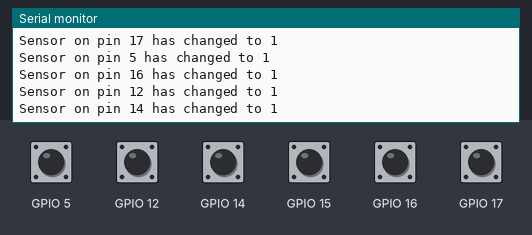
Recording of a sketch running on a simulated ESP32. On the bench: the last lines printed to the serial monitor. The inputs (shaded band) are chosen by the test bench; at power-on: GPIO 5, GPIO 12, GPIO 14–17 HIGH.

Above: at 1.2 s.
1.3 s: GPIO 5 pulled LOW for 0.15 s
At 2.6 s:
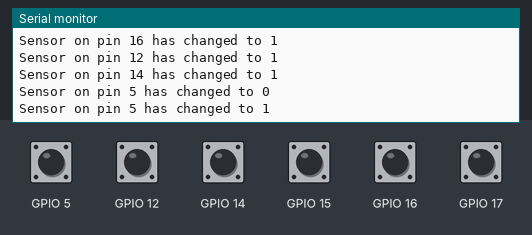
2.9 s: GPIO 12 pulled LOW for 0.15 s
At 3.9 s:
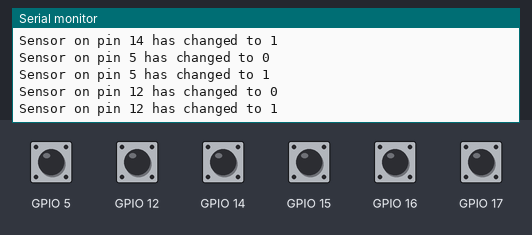
4.5 s: GPIO 14 pulled LOW for 0.15 s
At 5.2 s:
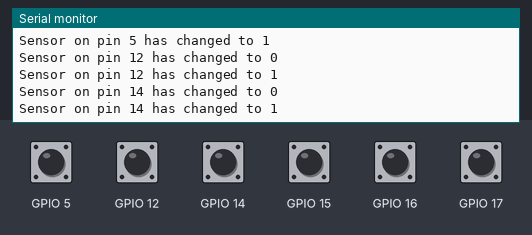
6.1 s: GPIO 15 pulled LOW for 0.15 s
At 7.4 s:
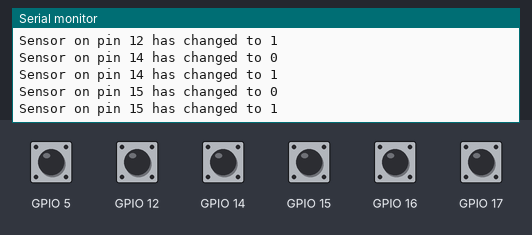
7.7 s: GPIO 16 pulled LOW for 0.15 s
At 8.8 s:
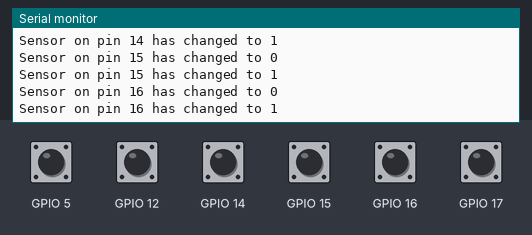
9.3 s: GPIO 17 pulled LOW for 0.15 s
At 10.0 s:
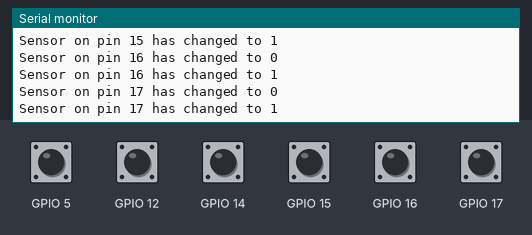
Timing chart, 0 to 11.9 s (numbered marks = the images above; inputs shaded):
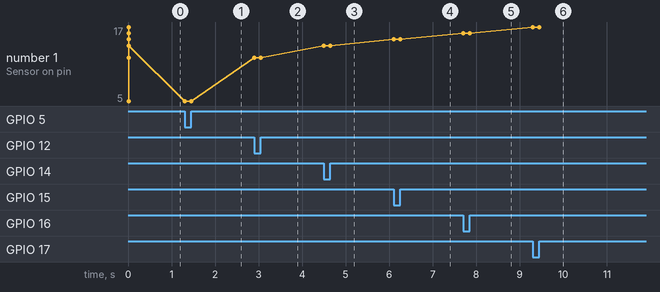

Measured:
- after the input at 1.3 s, the serial monitor: prints a new line at once (image 1)
- after the input at 2.9 s, the serial monitor: prints a new line at once (image 2)
- after the input at 4.5 s, the serial monitor: prints a new line at once (image 3)
- after the input at 6.1 s, the serial monitor: prints a new line at once (image 4)
- after the input at 7.7 s, the serial monitor: prints a new line at once (image 5)
- after the input at 9.3 s, the serial monitor: prints a new line at once (image 6)
- plotted number 1: 12 → 14 after the input at 4.5 s, 14 → 15 after the input at 6.1 s, 15 → 16 after the input at 7.7 s, 16 → 17 after the input at 9.3 s

The sketch:

ServoSet_ESP32.ino
```cpp
#include <ESP32Servo.h>
#include "Sensor.h"
#define NumberOfSensors 6

Servo myServo;
int servoPin = 0; // address of servo to be calibrated
int pwmChannel = -1;
String readString;
int pos;
int numberOfSensors = 6;
Sensor Sensors[NumberOfSensors];

void setup() {
  Serial.begin(115200);
  ESP32PWM::allocateTimer(0);
  ESP32PWM::allocateTimer(1);
  ESP32PWM::allocateTimer(2);
  ESP32PWM::allocateTimer(3);
  myServo.setPeriodHertz(50);    // standard 50 hz servo
  pos = 1500;
  initSensors();

  Serial.println("Set pin with 0p where 0 is pin number");
  //Serial.println("Set PWM channel with 0w where 0 is PWM channel");
  Serial.println("Set PWM value with 0x where 0 is PWM microseconds");
  delay(10);
}

void loop()
{
  while (Serial.available()) {
    char c = Serial.read();
    readString += c;
    delay(2);
  }
  if (readString.length() > 0) {
    //Handle pin set
    if (readString.indexOf('p') > 0) {
      if (myServo.attached()) myServo.detach();
      //servoPin = readString.substring(readString.indexOf('p')).toInt();
      servoPin = readString.toInt();
      //pwmChannel = myServo.attach(servoPin);
      Serial.println("Servo pin changed to " + String(servoPin) + " on channel " + String(pwmChannel));
    }
    if (readString.indexOf('x') > 0)
    {
      int pwmVal = readString.toInt();
      if (!myServo.attached()) pwmChannel = myServo.attach(servoPin);
      myServo.writeMicroseconds(pwmVal);
      delay(200);
      if (myServo.attached()) myServo.detach();
      Serial.println("Servo PWM value set to " + String(pwmVal) + " for pin " + String(servoPin) + " on channel " + String(pwmChannel));
    }
    readString = "";
  }

  CheckSensors();
}

void CheckSensors() {
  for (int i = 0;i<numberOfSensors;i++) {
    if (Sensors[i].UpdateSensor()) {
      Serial.println("Sensor on pin "+String(Sensors[i].pin)+" has changed to "+String(Sensors[i].lastKnownValue));
    }
  }

}

void initSensors() {
  Sensors[0] = Sensor(15, INPUT_PULLUP);
  Sensors[1] = Sensor(17, INPUT_PULLUP);
  Sensors[2] = Sensor(5, INPUT_PULLUP);
  Sensors[3] = Sensor(16, INPUT_PULLUP);
  Sensors[4] = Sensor(12, INPUT_PULLUP);
  Sensors[5] = Sensor(14, INPUT_PULLUP);

  for (int i = 0;i<numberOfSensors;i++) {
    Sensors[i].SetPinMode();
  }
}
```

Sensor.cpp
```cpp
#include "Sensor.h"

Sensor::Sensor(int InputPin, uint8_t PinMode, int LastKnownValue)
: pin(InputPin)
, _pinMode(PinMode)
, lastKnownValue(LastKnownValue)
{

}

bool Sensor::UpdateSensor() {
  int val = digitalRead(pin);
  //if (pin == 14) Serial.println(String(val));
  if (val == lastKnownValue) return false;
  //Serial.println("Pin "+String(pin)+" val "+String(val));
   lastKnownValue = val;
   return true;
}

void Sensor::SetPinMode() {
  pinMode(pin,_pinMode);
}
```

Sensor.h
```cpp
// Sensor.h
#ifndef Sensor_h
#define Sensor_h

#include <Arduino.h>

class Sensor {
  private:

    uint8_t _pinMode;

  public:
    Sensor(int InputPin = -1, uint8_t PinMode = INPUT, int LastKnownValue = -1);
    bool UpdateSensor();
    void SetPinMode();
    int lastKnownValue;
    int pin;
};


#endif
```
